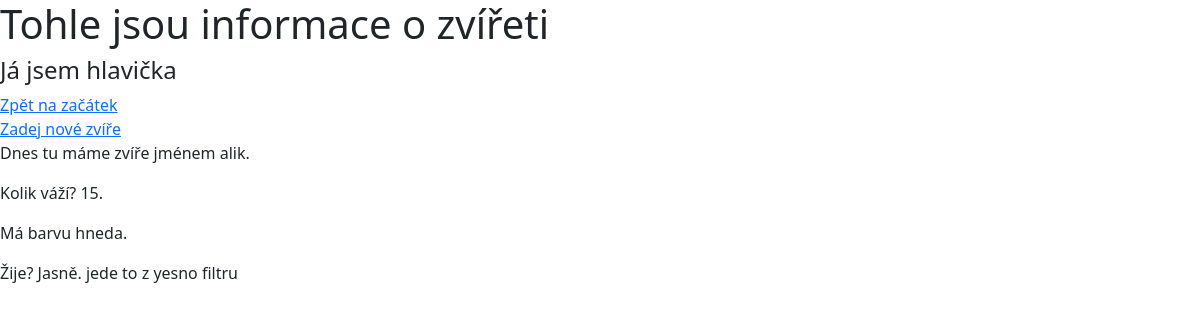
Screenshot of /informace/1 with the database file from the repository.
### informace/models.py (models this page shows, shortened)
class Zvire(models.Model):
    jmeno = models.CharField(max_length=30)
    vaha = models.IntegerField()
    barva = models.CharField(max_length=20, default="")
    zije = models.BooleanField(null=True)
    class Meta:
        verbose_name_plural = "Zvirata"

### informace/views.py (the view)
# urls.py: path("<pk>", views.InfoOZvireti.as_view(), name="zvire_info")
class InfoOZvireti(DetailView):
    model = Zvire
    template_name = "informace/info.html"

### informace/templates/informace/info.html (shortened to what this page needs)
{% extends "base.html" %}
{% block content %}
    <h1>Tohle jsou informace o zvířeti</h1>
    {% include "./includes/header.html" %}
    <p>
        Dnes tu máme zvíře jménem {{ zvire.jmeno }}.
    </p>
    <p>
        Kolik váží? {{ zvire.vaha }}.
    </p>
    <p>
        Má barvu {{ zvire.barva }}.
    </p>
    <p>
        Žije? {{ zvire.zije| yesno:"Jasně,Bohužel ne,Nevíme"}}. jede to z yesno filtru
    </p>
{% endblock %}

### rows the page displays
Zvire: jmeno "alik", vaha "15", barva "hneda", zije "Jasně"
